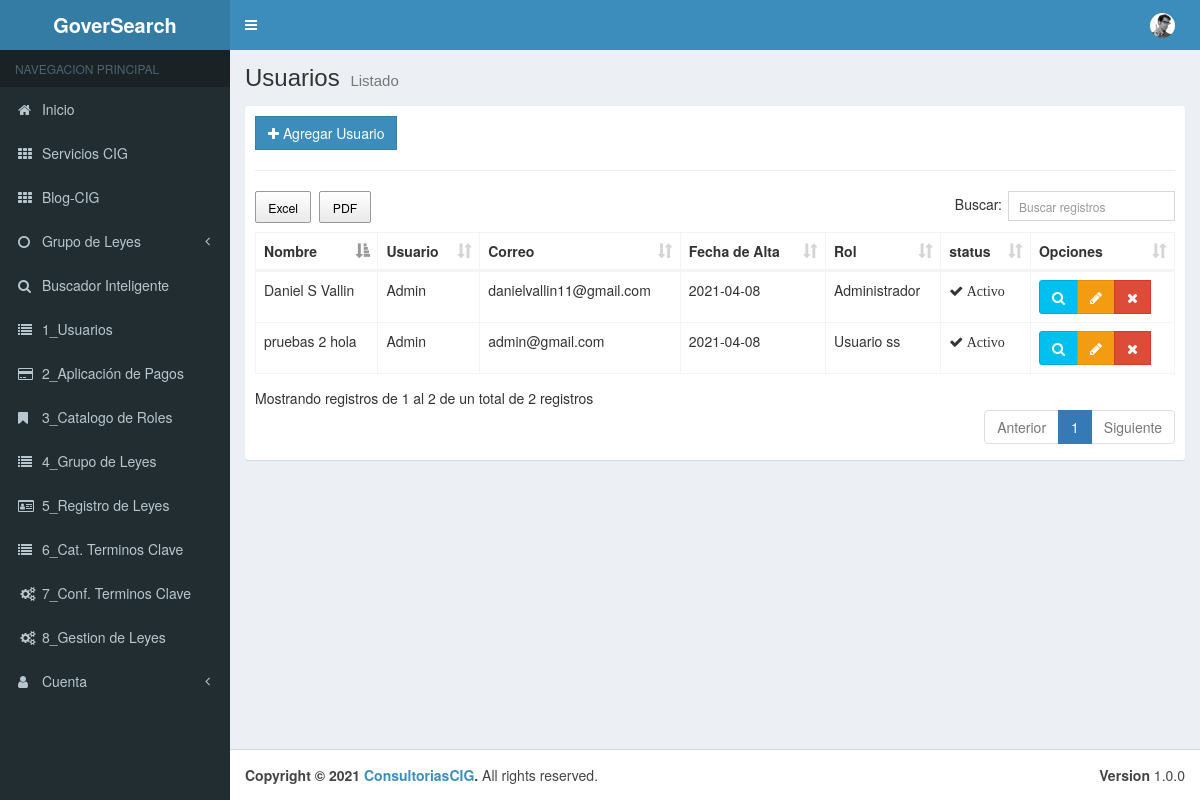
Page /Menu/cUsuarios on the committed database.
### tables this page shows
CREATE TABLE `tbl_usuarios` (
  `pk_Usuario` int(11) NOT NULL,
  `Nombre` varchar(50) NOT NULL,
  `Apellidos` varchar(50) NOT NULL,
  `Telefono` varchar(10) NOT NULL,
  `Correo` varchar(50) NOT NULL,
  `Usuario` varchar(50) NOT NULL,
  `Contrasena` varchar(50) NOT NULL,
  `Fecha_Alta` date NOT NULL,
  `User_Rol_pk` int(11) NOT NULL,
  `Estado` bit(1) NOT NULL
);

CREATE TABLE `tbl_roles` (
  `pk_Rol` int(11) NOT NULL,
  `Nombre_Rol` varchar(50) NOT NULL,
  `Descripcion` varchar(50) NOT NULL,
  `Estado` bit(1) NOT NULL
);

### application/controllers/Menu/cUsuarios.php (called while the page is built, shortened)
<?php
class cUsuarios extends CI_Controller {
	public function __construct(){
		$this->load->model("Grupo_Leyes_Model");
		$this->load->model("User_Model");
		$this->load->model("Roles_Model");
	}
	public function index()
	{
		$aside = array(
			'cGrupos' => $this->Grupo_Leyes_Model->getGrupo_Model()
		);
		$data = array(
			 'usuarios' =>$this->User_Model->getUsuarios()
		);
			$this->load->view("layouts/header");
			$this->load->view("layouts/aside", $aside);
			$this->load->view("admin/Menu/vUsuarios/list",$data);
			$this->load->view("layouts/footer");
	}
}

### index.php (called while the page is built, shortened)
<?php
require_once BASEPATH.'core/CodeIgniter.php';

### application/models/User_Model.php (called while the page is built, shortened)
<?php
class User_Model extends CI_Model {
    public function getUsuarios(){
        $this->db->select("u.* ,r.Nombre_Rol as rol");
        $this->db->from("tbl_usuarios u");
        $this->db->join("tbl_roles r","u.User_Rol_pk = r.pk_Rol");
        $resultados = $this->db->get();
        return $resultados->result();
    }
}

### application/views/admin/Menu/vUsuarios/list.php (the view, shortened to what this page needs)
<div class="content-wrapper">
    <section class="content-header">
        <h1>
        Usuarios
        <small>Listado</small>
        </h1>
    </section>
    <section class="content">
        <div class="box box-solid">
            <div class="box-body">
                <div class="row">
                    <div class="col-md-12">
                        <a href="<?php echo base_url();?>Menu/cUsuarios/add" class="btn btn-primary btn-flat"><span class="fa fa-plus"></span> Agregar Usuario</a>
                    </div>
                </div>
                <hr>
                <div class="row">
                    <div class="col-md-12">
                        <table id="example" class="table table-bordered table-hover">
                            <thead>
                            <tr>
                                <th>Nombre</th>
                                <th>Usuario</th>
                                <th>Correo</th>
                                <th>Fecha de Alta</th>
                                <th>Rol</th>
                                <th>status</th>
                                <th>Opciones</th>
                                </tr>
                            </thead>
                            <tbody>
                            <?php if(!empty($usuarios)):?>
                            <?php foreach($usuarios as $usuario):?>
                                <tr>
                                    <td><?php echo $usuario->Nombre; echo " "; echo $usuario->Apellidos;?></td>
                                    <td><?php echo $usuario->Usuario;?></td>
                                    <td><?php echo $usuario->Correo;?></td>
                                    <td><?php echo $usuario->Fecha_Alta;?></td>
                                    <td><?php echo $usuario->rol;?></td>
                                    <td>
                                        <?php if($usuario->Estado == 0): ?>
                                            <span class="fa fa-times"> Inactivo</span>
                                        <?php else:?>
                                            <span class="fa fa-check"> Activo</span>
                                        <?php endif;?>
                                    </td>
                                    <td>
                                        <div class="btn-group">
                                            <button type="button" class="btn btn-info btn-view-usuarios" data-toggle="modal" data-target="#modal-default" value="<?php echo $usuario->pk_Usuario ;?>">
                                                <span class="fa fa-search"></span>
                                            </button>
                                            <a href="<?php echo base_url()?>Menu/cUsuarios/edit/<?php echo $usuario->pk_Usuario;?>" class="btn btn-warning"><span class="fa fa-pencil"></span></a>
                                            <a href="<?php echo base_url();?>Menu/cUsuarios/delete/<?php echo $usuario->pk_Usuario;?>" class="btn btn-danger btn-flat"><span class="fa fa-remove"></span></a>
                                        </div>
                                    </td>
                                </tr>
                            <?php endforeach;?>
                            <?php endif;?>
                            </tbody>
                        </table>
                    </div>
                </div>
            </div>
        </div>
    </section>
</div>

### rows in the picture
tbl_usuarios: Nombre "Daniel", Apellidos "S Vallin", Usuario "Admin", Correo "danielvallin11@gmail.com", Fecha_Alta "2021-04-08", User_Rol_pk.Nombre_Rol "Administrador", Estado "Activo", $usuario->pk_Usuario 2 (drawn)
tbl_usuarios: Nombre "pruebas 2", Apellidos "hola", Usuario "Admin", Correo "admin@gmail.com", Fecha_Alta "2021-04-08", User_Rol_pk.Nombre_Rol "Usuario ss", Estado "Activo", $usuario->pk_Usuario 3 (drawn)
